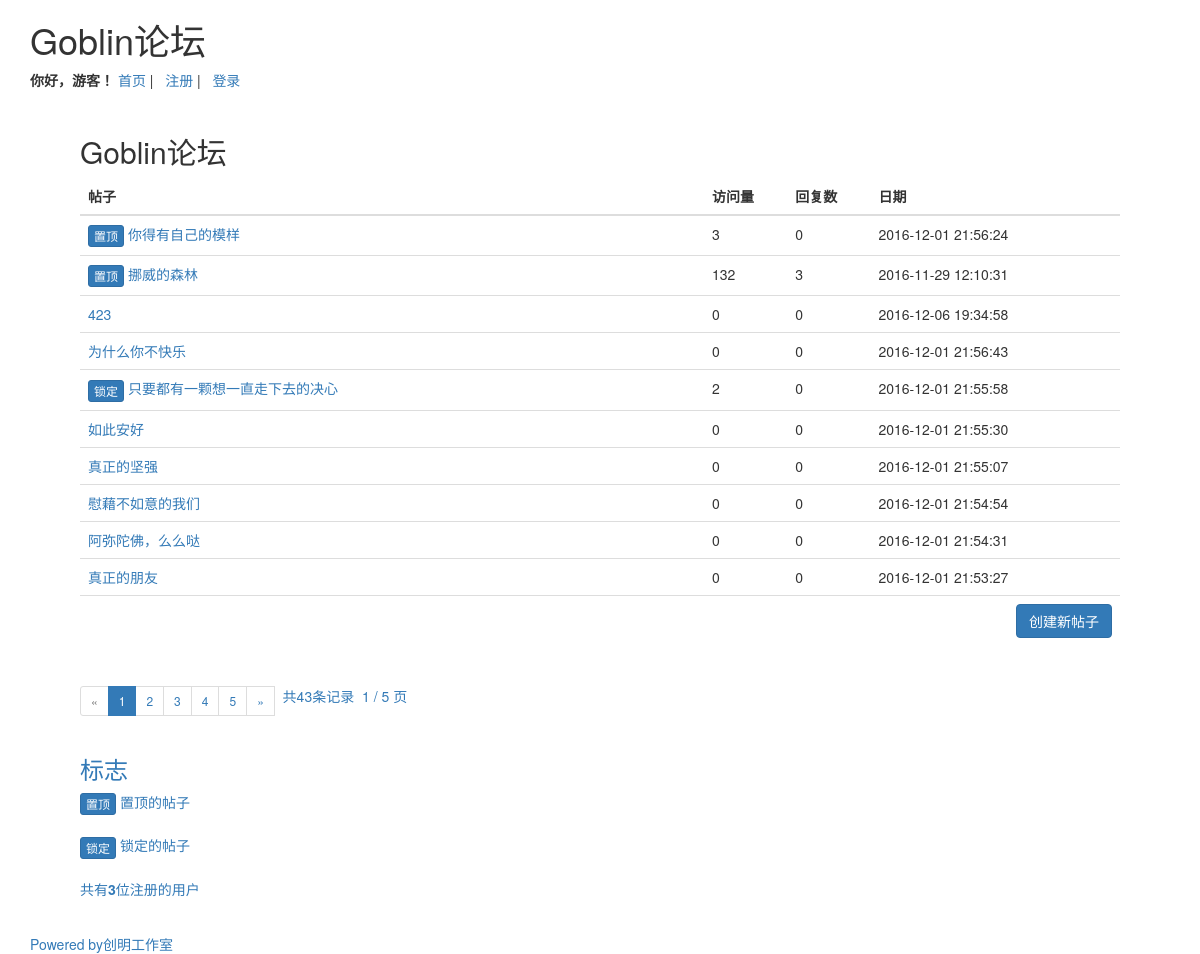
The page / on the database its author committed.
### tables this page shows
CREATE TABLE `goblin_topic` (
  `id` int(10) NOT NULL AUTO_INCREMENT,
  `topic` varchar(255) NOT NULL,
  `detail` text NOT NULL,
  `name` varchar(32) NOT NULL,
  `email` varchar(100) NOT NULL,
  `datetime` datetime NOT NULL DEFAULT '0000-00-00 00:00:00',
  `view` int(10) NOT NULL DEFAULT '0',
  `reply` int(10) NOT NULL DEFAULT '0',
  `locked` tinyint(1) NOT NULL DEFAULT '0',
  `sticky` tinyint(1) NOT NULL DEFAULT '0',
  PRIMARY KEY (`id`)
);

### index.php (the view, shortened to what this page needs)
<?php
if (isset($_GET['page']) && (int)$_GET['page']>0) {
     $page = $_GET['page'];
 }else{
     $page = 1;
 }
$each_page=EACH_PAGE;
if (!$page || $page==1) {
	$start=0;
}else{
	$offset=$page-1;
	$start=($offset*$each_page);
}
?>
<?php  include('header.inc.php') ?>
<h2>Goblin论坛</h2>
<p>
	<?php
	$sql="SELECT * FROM goblin_topic ORDER BY sticky<1 asc,`datetime` DESC  LIMIT $start,$each_page";
	$result=mysql_query($sql);
	?>
	<table class="table">
		<thead>
		<tr>
			<th width="60%" align="center"><strong>帖子</strong></th>
			<th width="8%" align="center"><strong>访问量</strong></th>
			<th width="8%" align="center"><strong>回复数</strong></th>
			<th width="24%" align="center"><strong>日期</strong></th>
		</tr>
		</thead>
		<tbody>
		<?php
		while($rows=mysql_fetch_array($result)){
		?>
		<tr>
			<td>
				<?php
				if ($rows['sticky']=='1') {
					?>
					<button type="button" class="btn btn-primary btn-xs">置顶</button>
					<?php
				}
				if ($rows['locked']=="1") {
					?>
					<button type="button" class="btn btn-primary btn-xs">锁定</button>
					<?php
				}
				?>
				<a href="topic/view_topic.php?id=<?php echo $rows['id'];?>"><?php echo $rows['topic'];?></a>
			</td>
			<td>
				<?php
				echo $rows['view'];
				?>
			</td>
			<td>
				<?php
				echo $rows['reply'];
				?>
			</td>
			<td>
				<?php
				echo $rows['datetime'];
				?>
			</td>
		</tr>
		<?php
		}
		?>
		<tr>
			<td colspan="5" align="right">
			<input type="button" onclick="location.href='topic/create_topic.php'" value="创建新帖子" class="btn btn-primary">
			</td>
		</tr>
		</tbody>
	</table>
	<?php
	$sql="SELECT COUNT(*) FROM goblin_topic";
	$result=mysql_query($sql);
	$row=mysql_fetch_row($result);
	$total=$row[0];
	$pageCount=ceil($total/$each_page);
	?>
</p>
<div>
	<ul class="pagination pagination-sm">
	<?php
        if($page== 1){
        echo '<li class="disabled"><span>&laquo;</span></li>';
        echo '<li class="active"><a href="#">1</a></li>';
    	}else{
        	echo '<li><a href="?page="'. ($page-1).'><span>&laquo;</span></a></li>';
        	echo '<li><a href="?page=1">1</a></li>';
        }
        for($i=2;$i<= $pageCount;$i++){
        if ($i==$page){
        	echo '<li class="active"><a href="#">'.$i.'</a></li>';
        }
        else{
        	echo " <li><a href='?page=".$i."'>".$i."</a></li> ";
        }
        }
        if ($page == $pageCount) {
        	echo '<li class="disabled"><span>&raquo;</span></li>';
        }else{
        	echo '<li><a href="?page='.($page+1).'"><span>&raquo;</span></li>';
        }
        echo " &nbsp 共".$total. "条记录&nbsp";
        echo " $page / $pageCount 页";
    ?>
    </ul>
    </div>
<h3>标志</h3>
<p>
	<button type="button" class="btn btn-primary btn-xs">置顶</button>&nbsp;置顶的帖子<br><br>
	<button type="button" class="btn btn-primary btn-xs">锁定</button>&nbsp;锁定的帖子<br><br>
	<?php
	$sql="SELECT COUNT(*) FROM goblin_user";
	$result=mysql_query($sql);
	$row=mysql_fetch_row($result);
	$total_user=$row[0];
	?>
	共有<b><?php echo$total_user;  ?></b>位注册的用户
</p>
<?php
include('config/footer.inc.php');
?>

### header.inc.php (shortened to what this page needs)
<!DOCTYPE html>
<html lang="en">
<head>
	 <link rel="stylesheet" href="config/bootstrap-3.3.7-dist/css/bootstrap.min.css">
</head>
<body>
	<div class="container">
	<div class="header">
	<h1>Goblin论坛</h1>
	<?php
	if ($_SESSION['username']) {
	?>
	<strong><?php echo $_SESSION['username'];?>，欢迎登录</strong> | &nbsp;
	<a href="index.php">首页</a> | &nbsp;
	<a href="profile/view_profile.php">个人资料</a> | &nbsp;
	<a href="login/logoff.php">退出论坛</a>
	<?php }else{ ?>
	<strong>你好，游客！</strong>
	<a href="index.php">首页</a> | &nbsp;
	<a href="register/create_user.php">注册</a> | &nbsp;
	<a href="login/login.php">登录</a>
	<?php
	 }
	?>
	<br>
	</div>
	<div id="packt">

### config/footer.inc.php
</div>
<div id="footer">Powered by<a href="http://www.cm-soft.cn/">创明工作室</a></div>
</div>
</body>
</html>

### header.inc.php (style rules this page uses)
#packt { padding-top: 25px; padding-bottom: 25px; padding-right: 50px; padding-left: 50px; }

### rows shown on the page
goblin_topic: sticky "置顶", topic "你得有自己的模样", view "3", reply "0", datetime "2016-12-01 21:56:24"
goblin_topic: sticky "置顶", topic "挪威的森林", view "132", reply "3", datetime "2016-11-29 12:10:31"
goblin_topic: topic "423", view "0", reply "0", datetime "2016-12-06 19:34:58"
goblin_topic: topic "为什么你不快乐", view "0", reply "0", datetime "2016-12-01 21:56:43"
goblin_topic: locked "锁定", topic "只要都有一颗想一直走下去的决心", view "2", reply "0", datetime "2016-12-01 21:55:58"
goblin_topic: topic "如此安好", view "0", reply "0", datetime "2016-12-01 21:55:30"
goblin_topic: topic "真正的坚强", view "0", reply "0", datetime "2016-12-01 21:55:07"
goblin_topic: topic "慰藉不如意的我们", view "0", reply "0", datetime "2016-12-01 21:54:54"
goblin_topic: topic "阿弥陀佛，么么哒", view "0", reply "0", datetime "2016-12-01 21:54:31"
goblin_topic: topic "真正的朋友", view "0", reply "0", datetime "2016-12-01 21:53:27"

### other values the page prints
$total "43"
$page "1"
$pageCount "5"
$total_user "3"
